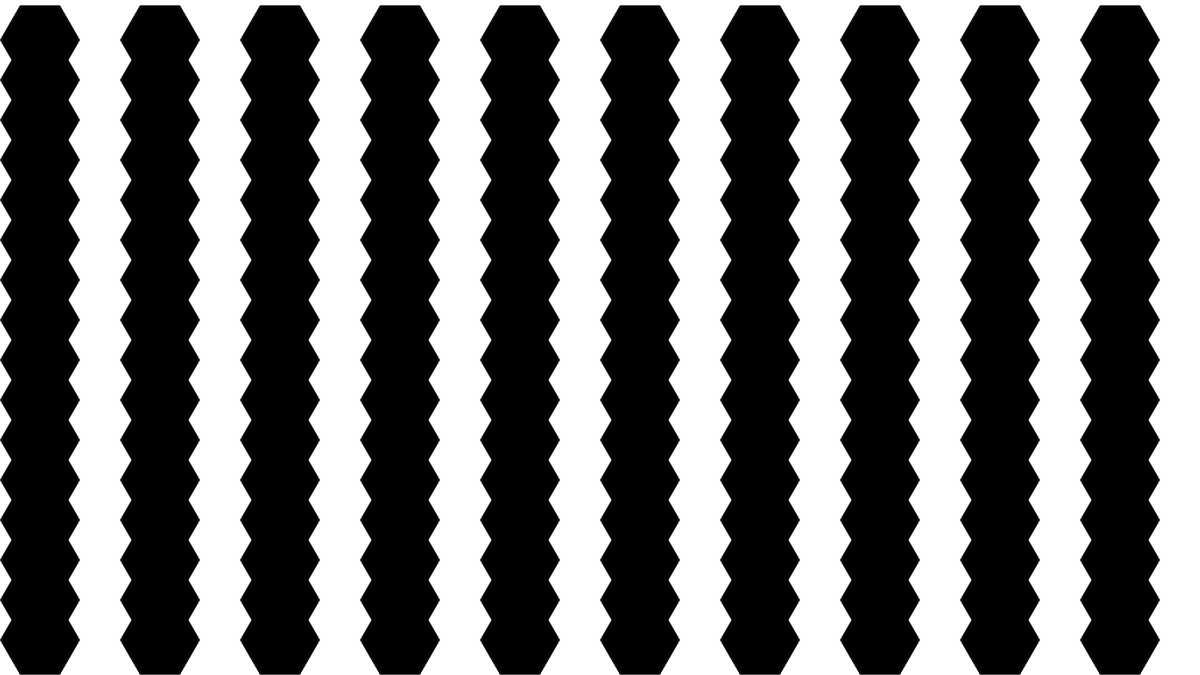
Frame 1 (no input)
Frame 60 (no input): identical to frame 1, image omitted
Frame 120 (the mouse pressed at the canvas centre since frame 60): identical to frame 1, image omitted

The p5.js sketch that drew this single still picture (run headless with seeded random() and noise() and a simulated clock; from frame 60 on, the mouse is pressed at the canvas centre):

// p5.js sketch
// ── sketch.js
var progression = 0;

var x = 0;
var y = 0;
var size = 32;
var point1, point2, point3;

function setup() {
    createCanvas(1920, 1080);
    background(0);
}

function draw() {
    background(255); 
    noStroke();
    fill(0);

    let hexRadius = 64;
    
    for(var x = hexRadius; x < width; x += hexRadius*3){
        for(var y = hexRadius; y <height; y += hexRadius){
            push();
            translate(x, y);
            polygon(0, 0, hexRadius, 6);
            pop();
        }
    }
}

function polygon(x, y, radius, npoints) {
    let angle = TWO_PI / npoints;
    beginShape();
    for (let a = 0; a < TWO_PI; a += angle) {
      let sx = x + cos(a) * radius;
      let sy = y + sin(a) * radius;
      vertex(sx, sy);
    }
    endShape(CLOSE);
}
